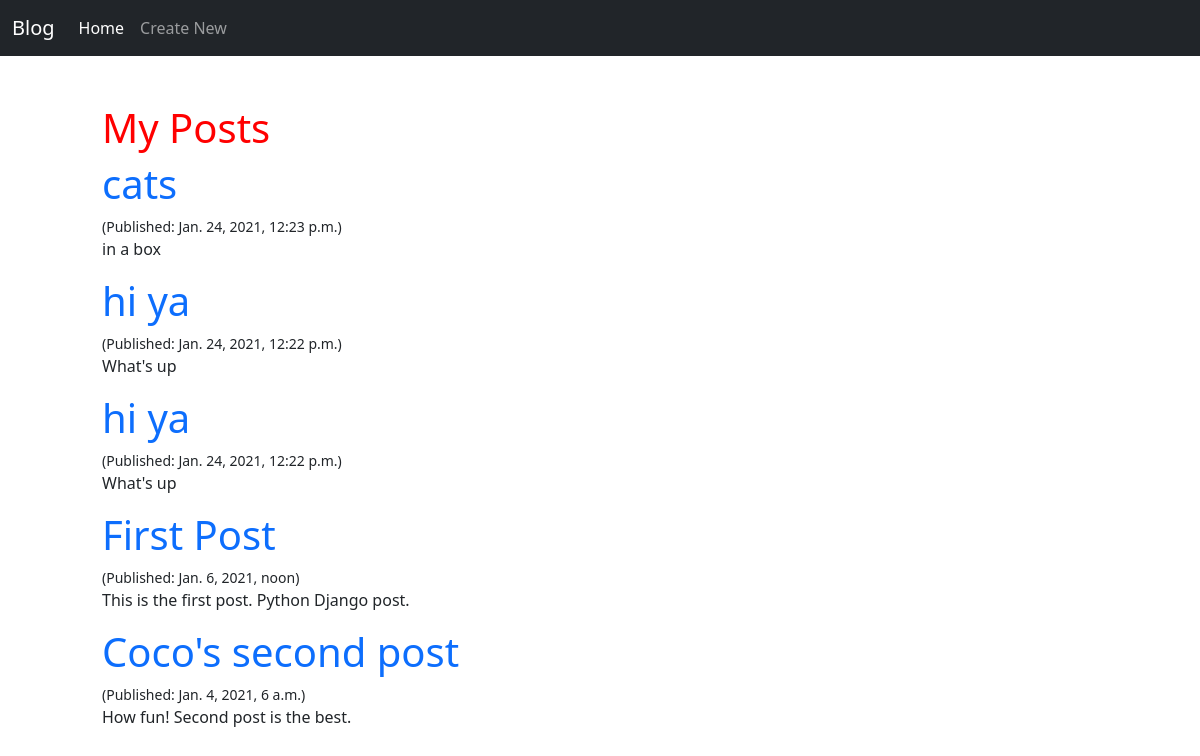
/, run on an earlier commit of the app's database.
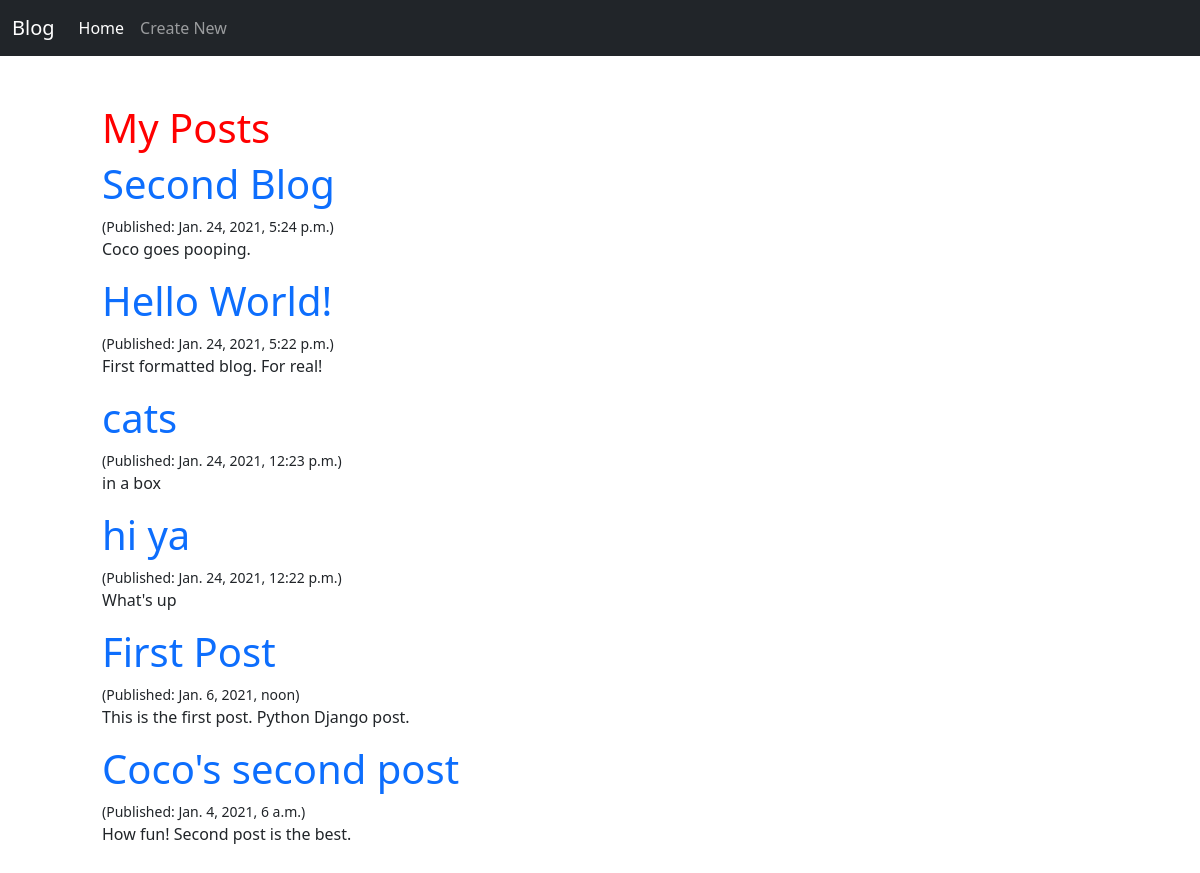
And on a later commit of the database.
### blog/models.py (models this page shows, shortened)
class Post(models.Model):
    author = models.ForeignKey('auth.User', on_delete=models.CASCADE)
    title = models.CharField(max_length=100)
    content = models.TextField()
    created_at = models.DateTimeField(auto_now_add=True)
    updated_at = models.DateTimeField(auto_now=True)
    published_at = models.DateTimeField(blank = True, null = True)

### blog/views.py (the view)
# urls.py: path('', views.posts, name='posts'),
def posts(request):
    posts = Post.objects.filter(published_at__isnull=False).order_by('-published_at')
    return render(request, 'blog/posts.html', {'posts': posts})

### blog/templates/blog/posts.html
{% extends 'blog/layout.html' %}
{% load bootstrap %}
{% load static %}
{% block content %}
<div class="container m-5">
<h1 id="main">My Posts</h1>
    {% for post in posts %}
    <a href="{% url 'post_detail' id=post.id %}" style="text-decoration: none;">
      <h1>
        {{ post.title }} </h1> </a>
        <small>(Published: {{ post.published_at }})</small>
     <br>
       <p>{{ post.content | linebreaksbr }}</p>
    {% endfor %}
  </div>
{% endblock %}

### blog/templates/blog/layout.html (shortened to what this page needs)
{% load static %}
{% load bootstrap %}
<html>
  <head>
    <link href="https://cdn.jsdelivr.net/npm/bootstrap@5.0.0-beta1/dist/css/bootstrap.min.css" rel="stylesheet">
    <link rel="stylesheet" href="{% static 'css/main.css' %}" />
  </head>
  <body>
    {% include 'partials/_navbar.html' %}
    <div class="container">
    {% block content %} {% endblock %}
  </div>
  </body>
</html>

### blog/templates/partials/_navbar.html (shortened to what this page needs)
{% load static %}
<nav class="navbar navbar-expand-lg navbar-dark bg-dark">
    <div class="container-fluid">
      <a class="navbar-brand" href="{% url 'posts' %}">Blog</a>
      <div class="collapse navbar-collapse" id="navbarSupportedContent">
        <ul class="navbar-nav me-auto mb-2 mb-lg-0">
          <li class="nav-item">
            <a class="nav-link active" aria-current="page" href="{% url 'posts' %}">Home</a>
          </li>
          <li class="nav-item">
            <a class="nav-link" href="{% url 'post_create' %}">Create New</a>
          </li>
        </ul>
      </div>
    </div>
  </nav>

### blog/static/css/main.css (style rules this page uses)
h1#main { color: red; }

What changed in the data, as far as the page shows it:
removed Post: title "hi ya", published_at "Jan. 24, 2021, 12:22 p.m.", content "What's up"
added Post: title "Second Blog", published_at "Jan. 24, 2021, 5:24 p.m.", content "Coco goes pooping."
added Post: title "Hello World!", published_at "Jan. 24, 2021, 5:22 p.m.", content "First formatted blog. For real!"
